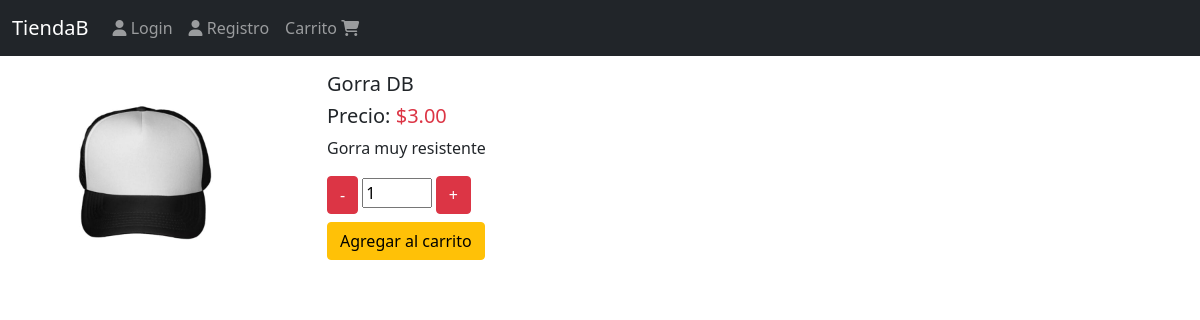
The page /productos/gorra-db on the database its author committed.
### products/models.py (models this page shows, shortened)
class Product(models.Model):
    title = models.CharField(max_length=40)
    description = models.TextField()
    price = models.DecimalField(max_digits=8, decimal_places=2, default=0.0)
    image = models.ImageField(upload_to='products/', null=False, blank=False)
    created_at = models.DateTimeField(auto_now_add=True)
    slug = models.SlugField(max_length=200, null=False, blank=False, unique=True)

### products/views.py (the view)
# urls.py: path('<slug:slug>', views.ProductDateilview.as_view(), name='product')
class ProductDateilview(DetailView):
    model = Product
    template_name = 'products/product.html'
    def get_context_data(self,**kwargs):
        context = super().get_context_data(**kwargs)
        return context

### products/templates/products/product.html
{% extends 'base.html' %}
{% block content %}
    <div class="col-3">
        {% if product.image%}
        <img src="{{product.image.url}}" alt="Imagen de Gorra" width="200" height="200" >
        {%endif%}
        </div>
        <div class="col">
        <h5 class="seccion">{{product.title}}</h5>
        <div class="h5 font-weight-bold">
        Precio: <span class="text-danger">${{product.price}}</span>
        </div>
        <div class="">
        <p>{{product.description}}</p>
        </div>
        <div>
            {% include 'carts/snippets/add.html' %}
        </div>
        </div>
{% endblock %}

### rows shown on the page
Product: image (picture), title "Gorra DB", price "3.00", description "Gorra muy resistente"
